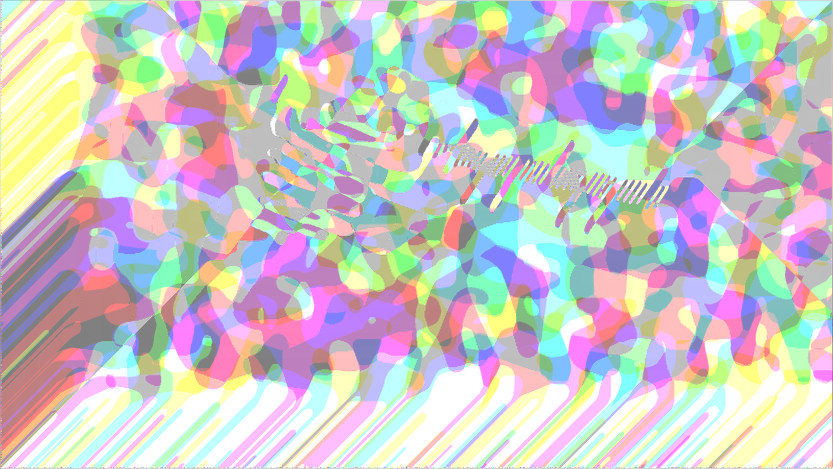
#> input picture 28.png, 833 x 469 px, shrunk from 1600 x 900 before the run
$ python test.py
#> lines starting #> are read from the running program, lines starting #| are printed output that depends on the picture
from PIL import Image, ImageDraw, ImageFilter


#im = Image.open("6MzjjikJ_400x400.jpg")
for i in range(100):
    im = Image.open("28.png")
#> im is the input picture: PIL image 833x469 RGBA; mean R, G, B, A 150.4, 140.9, 145.4, 127.7
    im2 = Image.open("35.png")
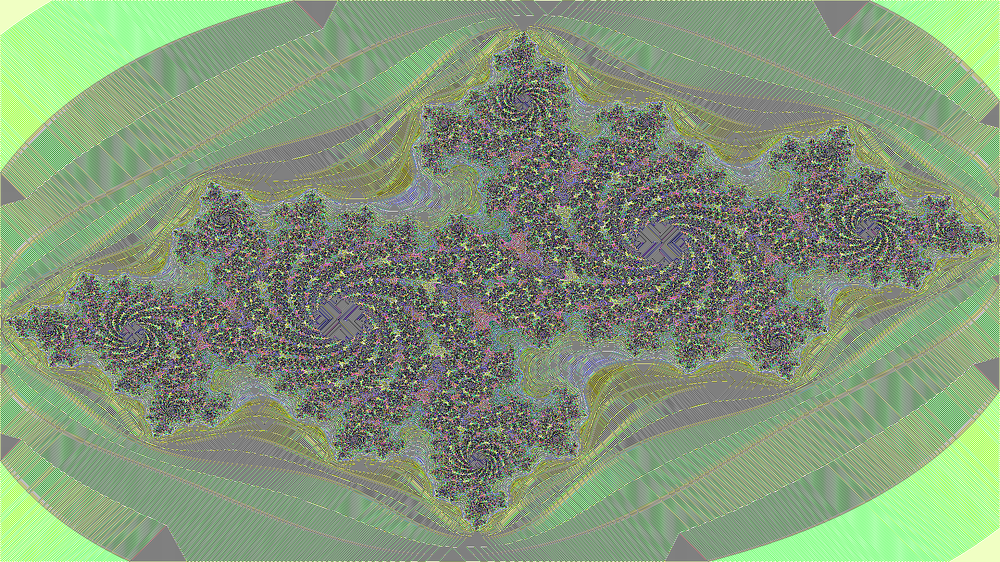
#> input picture 35.png, 1000 x 562 px, shrunk from 1920 x 1080 before the run
#> im2 is the input picture: PIL image 1000x562 RGB; mean R, G, B 131, 151.5, 121.3

    # [15 lines of commented-out code are left out]
    im8 = im2.filter(ImageFilter.EDGE_ENHANCE_MORE)
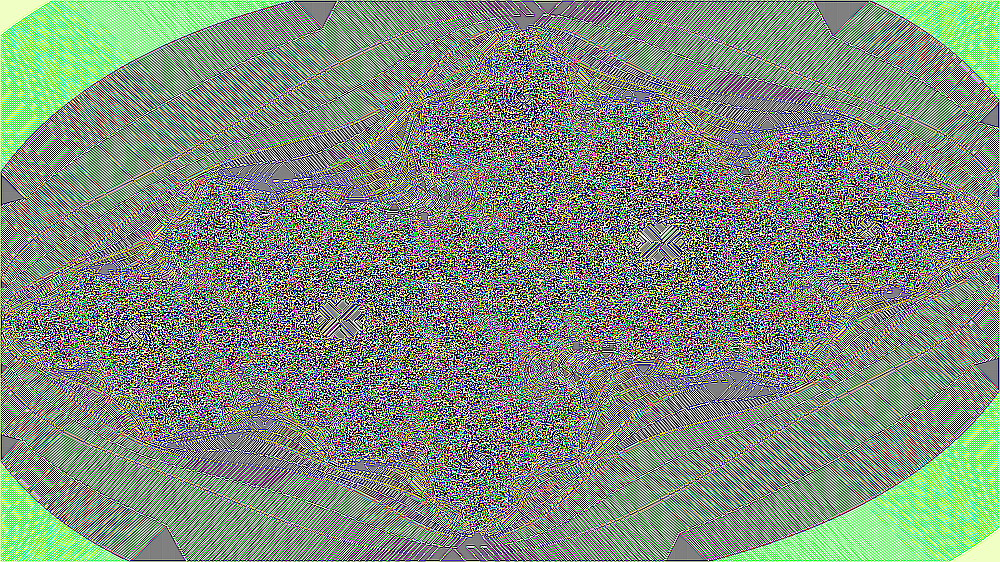
#> im8: PIL image 1000x562 RGB; mean R, G, B 127.6, 142.9, 125.7
    # im2 = im.filter(ImageFilter.MinFilter(3))
    # im3 = im.filter(ImageFilter.MinFilter)  # same as MinFilter(3)
    im8.save('35.png')
